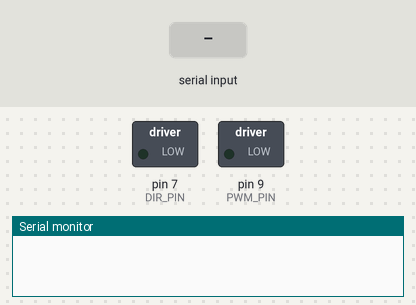
Bench run of a sketch on a simulated Arduino Uno, built with avr-gcc and run on an emulated ATmega328P. On the bench: switched loads named in the sketch (green lamp = pin HIGH), the last lines printed to the serial monitor. Inputs (shaded band) come from the test bench. Pins used as bus, display or sensor lines are not drawn.

Above: at 1.2 s.
1.3 s: "h" received over Serial
At 2.2 s:
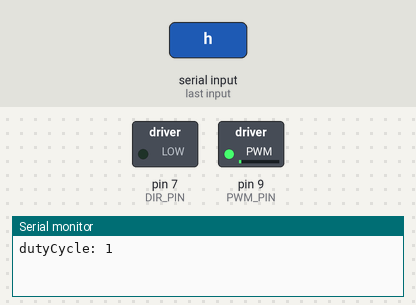
2.8 s: "d" received over Serial
At 3.3 s:
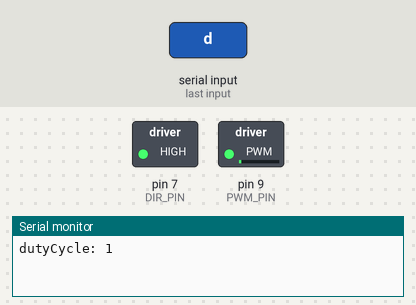
4.3 s: "l" received over Serial
At 5.7 s:
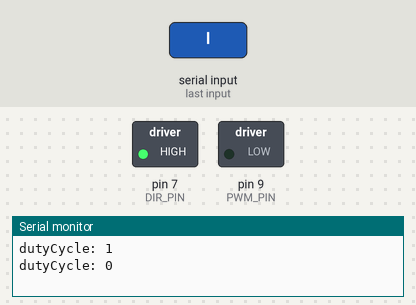
Timing chart, 0 to 7.3 s (numbered marks = the images above; inputs shaded):
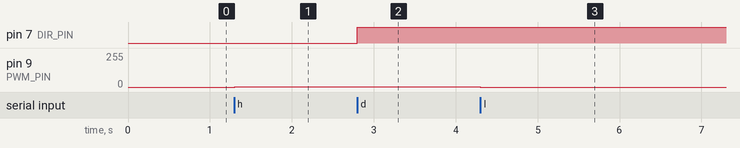

Measured:
- after the input at 1.3 s, pin 9 (PWM_PIN): 0/255 → 1/255 at once
- after the input at 2.8 s, pin 7 (DIR_PIN): LOW → HIGH at once
- after the input at 4.3 s, pin 9 (PWM_PIN): 1/255 → 0/255 at once

The sketch:

DCMotorControl.ino
```cpp
#define DIR_PIN 7
#define RST_PIN 8
#define PWM_PIN 9 // same output also available on 10

byte incomingByte = 0; // for incoming serial data
byte dutyCycle = 0;

void setup()
{
  Serial.begin(115200);

  pinMode(DIR_PIN, OUTPUT);
  pinMode(RST_PIN, OUTPUT);
  digitalWrite(RST_PIN, HIGH); // Enable motor. To reset, write !RESET low

  // PWM pins: 5, 6 (Timer 0); 9, 10 (Timer 1); 3, 11 (Timer 2).
  // Base frequencies: 31350 Hz on 3, 9, 10, and 11; ~62.5 kHz on 5, 6.
  // Reconfiguring Timer 1 does not affect millis() or delay().
  // Default PWM frequencies are ~490 Hz, except for 5,6 at 980 Hz.

  // Clear default Timer 1 prescale setting, then reassign w.r.t. base frequency
  // See ATmega*8 datasheet Table 16-5
  TCCR1B &= !0x07;
  TCCR1B |= (1 << CS11); // 31350/8 = 3918 Hz
}

void loop()
{
  if (Serial.available() > 0)
  {
    incomingByte = Serial.read();
    switch (incomingByte)
    {
    case 100: // d - change rotation direction
      digitalWrite(DIR_PIN, !digitalRead(DIR_PIN));
      break;
    case 104: // h - make duty cycle higher
      dutyCycle = dutyCycle < 255 ? dutyCycle + 1 : 255;
      analogWrite(PWM_PIN, dutyCycle);
      Serial.print("dutyCycle: ");
      Serial.println(dutyCycle);
      break;
    case 108: // l - make duty cycle lower
      dutyCycle = dutyCycle > 0 ? dutyCycle - 1 : 0;
      analogWrite(PWM_PIN, dutyCycle);
      Serial.print("dutyCycle: ");
      Serial.println(dutyCycle);
      break;
    }
  }
}
```
